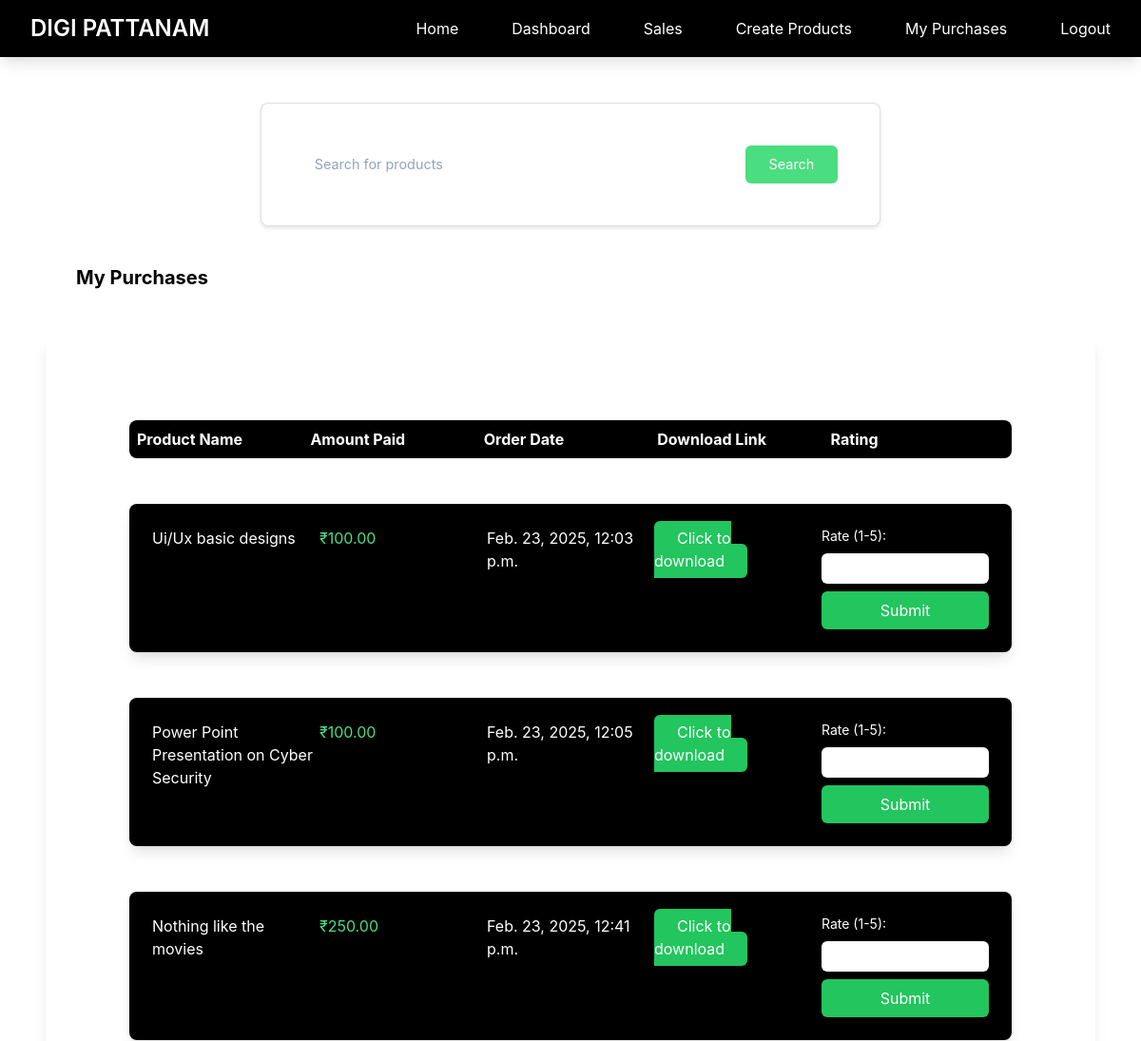
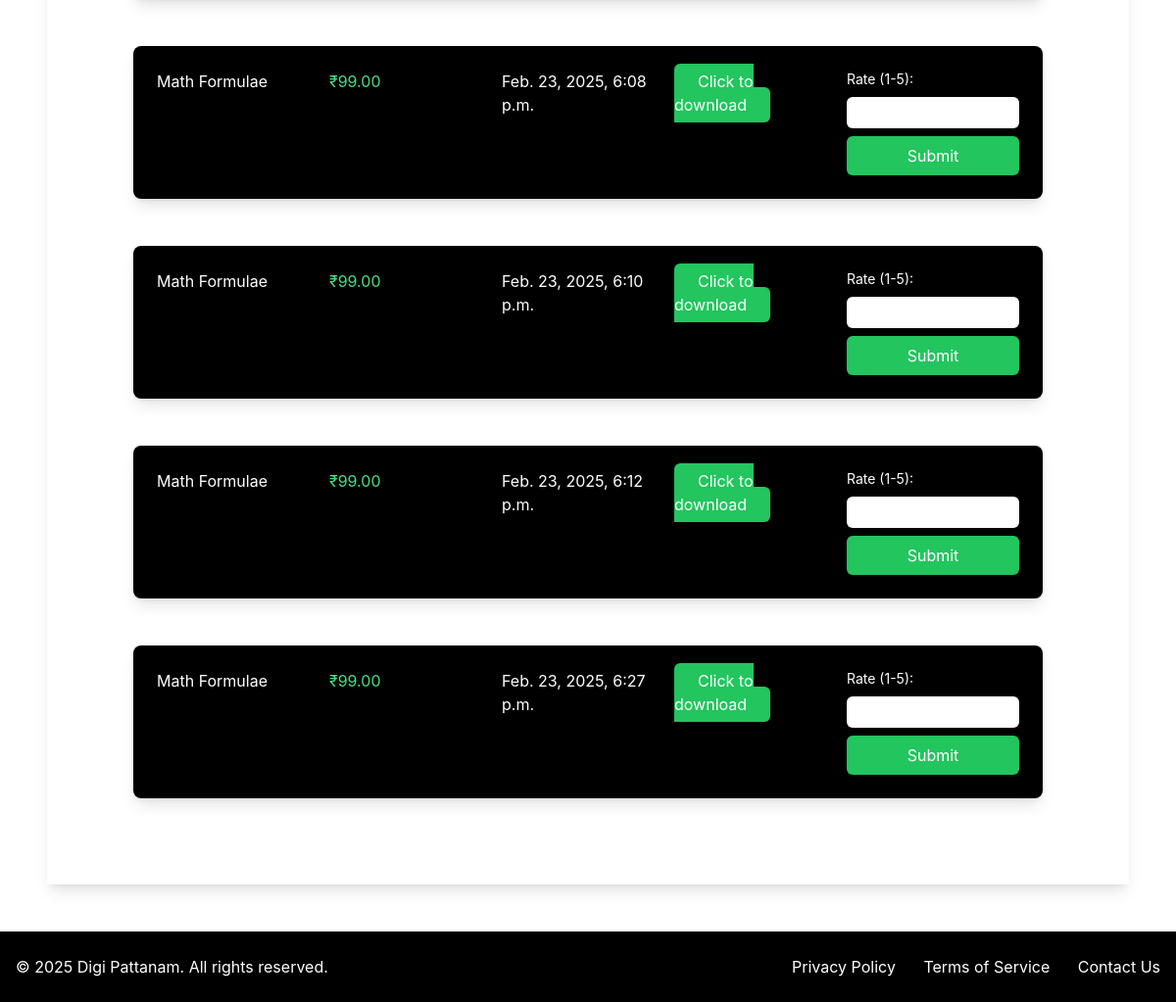
Page /purchases/ (signed in) on the committed database (2 pictures, top to bottom).
### myapp/models.py (models this page shows, shortened)
class OrderDetail(models.Model):
    user = models.ForeignKey(User, on_delete=models.CASCADE, null=True)
    customer_email = models.EmailField(null=True)
    product = models.ForeignKey(Products, on_delete=models.CASCADE)
    amount = models.DecimalField(max_digits=10, decimal_places=2)
    razorpay_payment_intent = models.CharField(max_length=200, null=True)
    razorpay_order_id = models.CharField(max_length=100, unique=True, null=True)
    has_paid = models.BooleanField(default=False)
    created_on = models.DateTimeField(auto_now_add=True, null=True)
    updated_on = models.DateTimeField(auto_now=True, null=True)

class Products(models.Model):
    FILE_TYPE_CHOICES = [
        ('pdf', 'PDF Document'),
        ('video', 'Video File'),
        ('audio', 'Audio File'),
        ('image', 'Image File'),
        ('zip', 'ZIP Archive'),
        ('doc', 'Document'),
        ('other', 'Other')
    ]
    user = models.ForeignKey(User, on_delete=models.CASCADE, null=True)
    name = models.CharField(max_length=200)
    desc = models.CharField(max_length=1000)
    price = models.DecimalField(max_digits=10, decimal_places=2)
    file = models.FileField(upload_to='uploads')
    image = models.ImageField(upload_to='product_images/', null=True, blank=True)
    file_type = models.CharField(
        max_length=10,
        choices=FILE_TYPE_CHOICES,
        default='other',
        help_text="Select the type of file you are uploading",
        null=True
    )

### myapp/views.py (the view)
# urls.py: path('purchases/', views.my_purchases, name='purchases'),
@login_required
def my_purchases(request):
    orders = OrderDetail.objects.filter(user=request.user, has_paid=True)
    return render(request, 'myapp/purchases.html', {'orders': orders})

### myapp/templates/myapp/purchases.html (shortened to what this page needs)
{% extends 'myapp/base.html' %}
{% block body %}
    <div class="flex justify-between">
        <div class="ml-20 mt-10 font-bold text-xl">My Purchases</div>
    </div>
    <div class="order-container shadow-lg p-10 m-5">
        {% if orders %}
            <div class="order-header flex font-bold m-5 p-2 text-white bg-black rounded-lg">
                <div class="w-1/5">Product Name</div>
                <div class="w-1/5">Amount Paid</div>
                <div class="w-1/5">Order Date</div>
                <div class="w-1/5">Download Link</div>
                <div class="w-1/5">Rating</div>
            </div>
            {% for order in orders %}
            <div class="flex m-5 p-4 bg-black text-white rounded-lg shadow-lg">
                <div class="w-1/5">
                    {{ order.product.name }}
                </div>
                <div class="w-1/5 text-green-400">
                    ₹{{ order.amount }}
                </div>
                <div class="w-1/5">
                    {{ order.created_on }}
                </div>
                <div class="w-1/5">
                    <a class="bg-green-500 text-white px-4 py-2 rounded-md" href="{{ order.product.file.url }}" download>Click to download</a>
                </div>
                <div class="w-1/5">
                    <form method="POST" action="{% url 'submit_rating' order.product.id %}">
                        <label for="rating" class="block mb-2 text-sm">Rate (1-5):</label>
                        <input type="number" name="rating" id="rating" min="1" max="5" class="text-black px-2 py-1 rounded-md w-full">
                        <button type="submit" class="bg-green-500 text-white px-4 py-2 rounded-md mt-2 w-full">Submit</button>
                    </form>
                </div>
            </div>
            {% endfor %}
        {% else %}
            <div class="text-center py-8">
                <p class="text-gray-500">You haven't made any purchases yet.</p>
            </div>
        {% endif %}
    </div>
{% endblock %}

### myapp/templates/myapp/base.html (style rules this page uses)
body { background-color: white; color: #000000; font-family: 'Inter', sans-serif; min-height: 100vh; display: flex; flex-direction: column; }

### rows in the picture
OrderDetail: product.name "Ui/Ux basic designs", amount "100.00", created_on "Feb. 23, 2025, 12:03 p.m."
OrderDetail: product.name "Power Point Presentation on Cyber Security", amount "100.00", created_on "Feb. 23, 2025, 12:05 p.m."
OrderDetail: product.name "Nothing like the movies", amount "250.00", created_on "Feb. 23, 2025, 12:41 p.m."
OrderDetail: product.name "Math Formulae", amount "99.00", created_on "Feb. 23, 2025, 6:08 p.m."
OrderDetail: product.name "Math Formulae", amount "99.00", created_on "Feb. 23, 2025, 6:10 p.m."
OrderDetail: product.name "Math Formulae", amount "99.00", created_on "Feb. 23, 2025, 6:12 p.m."
OrderDetail: product.name "Math Formulae", amount "99.00", created_on "Feb. 23, 2025, 6:27 p.m."
